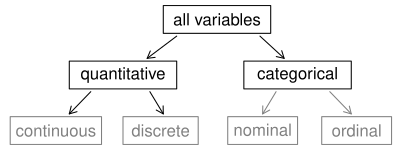

The script that drew this image:
library(openintro)
data(COL)

myPDF('variables.pdf', 4.2, 1.5, mar=rep(0,4))
plot(c(-0.15,1.3),0:1,type='n',axes=FALSE)

text(0.6, 0.9, 'all variables')
rect(0.4,0.8,0.8,1)

text(0.25, 0.5, 'quantitative')
rect(0.05,0.4, 0.45, 0.6)
arrows(0.45, 0.78, 0.34, 0.62, length=0.08)

text(0.9, 0.5, 'categorical')
rect(0.70,0.4, 1.10, 0.6)
arrows(0.76, 0.78, 0.85, 0.62, length=0.08)

text(0, 0.1, 'continuous', col=COL[6])
rect(-0.17, 0, 0.17, 0.2, border=COL[6])
arrows(0.13, 0.38, 0.05, 0.22, length=0.08)

text(0.39, 0.1, 'discrete', col=COL[6])
rect(0.25, 0, 0.53, 0.2, border=COL[6])
arrows(0.35, 0.38, 0.4, 0.22, length=0.08)

text(0.77, 0.105, 'nominal', col=COL[6])
rect(0.64, 0, 0.9, 0.2, border=COL[6])
arrows(0.82, 0.38, 0.77, 0.22, length=0.08, col=COL[6])

text(1.12, 0.1, 'ordinal', col=COL[6])
rect(0.99, 0, 1.25, 0.2, border=COL[6])
arrows(1.02, 0.38, 1.1, 0.22, length=0.08, col=COL[6])

dev.off()
